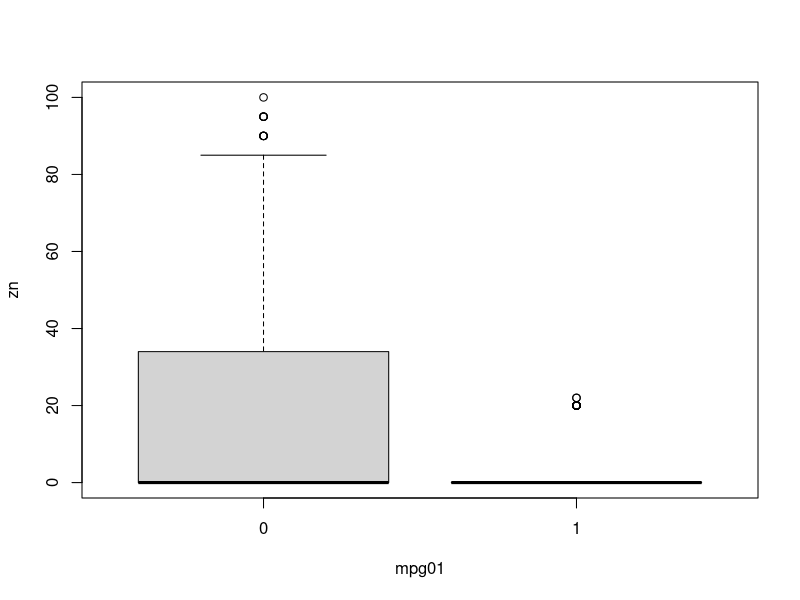
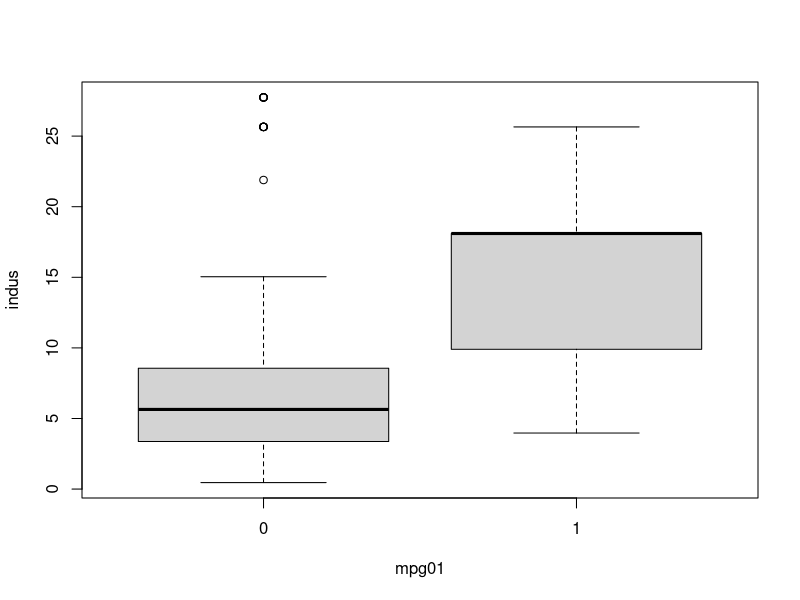
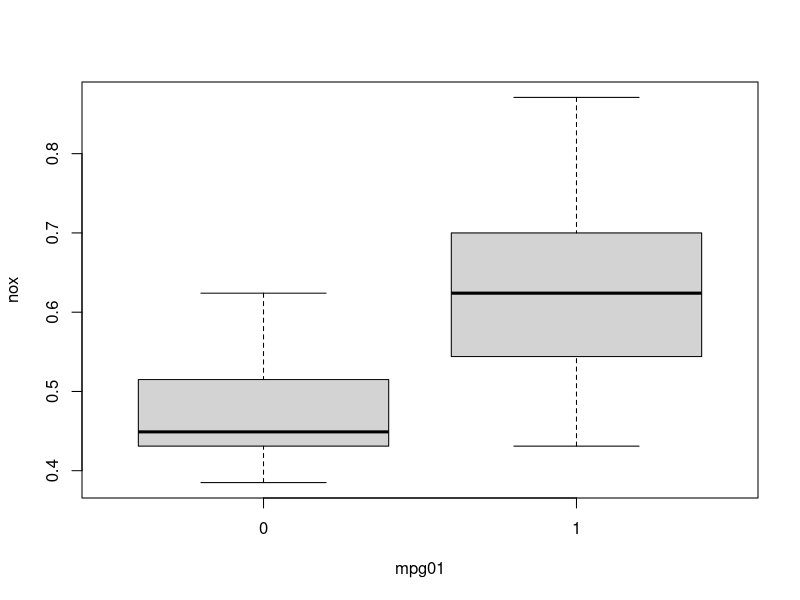
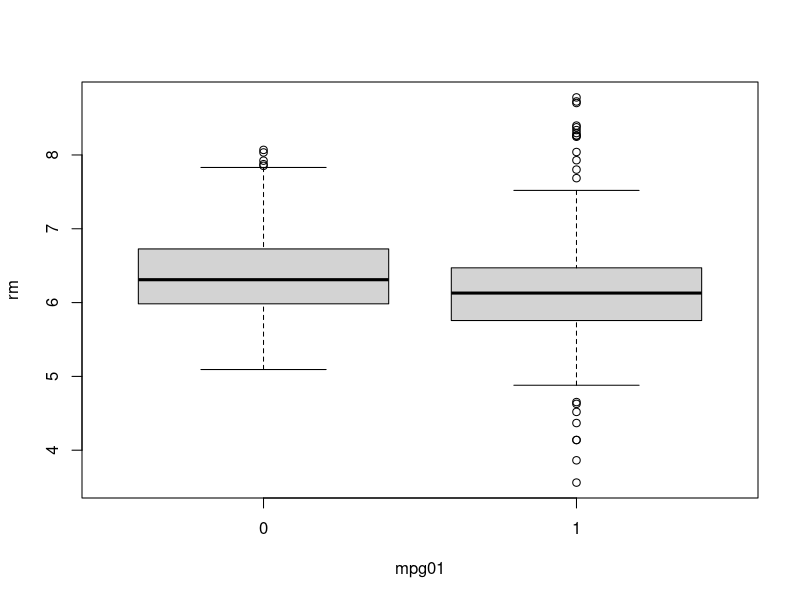
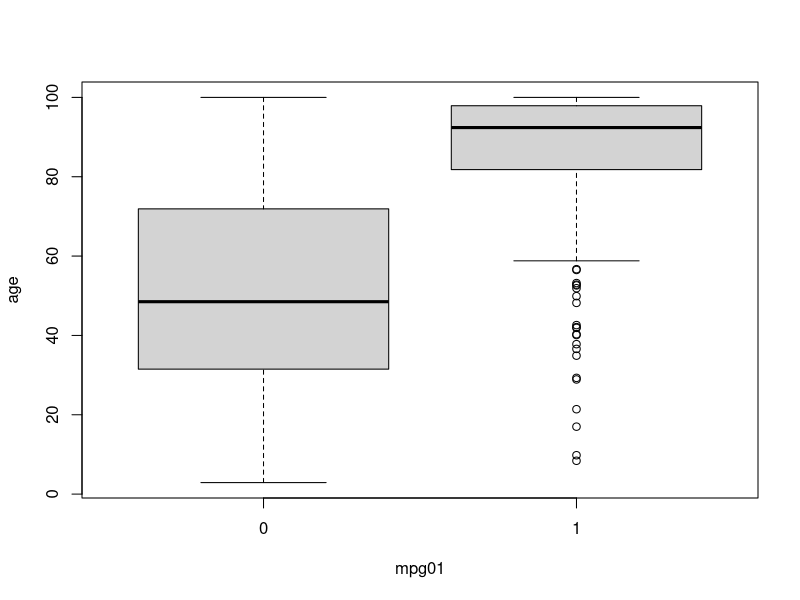
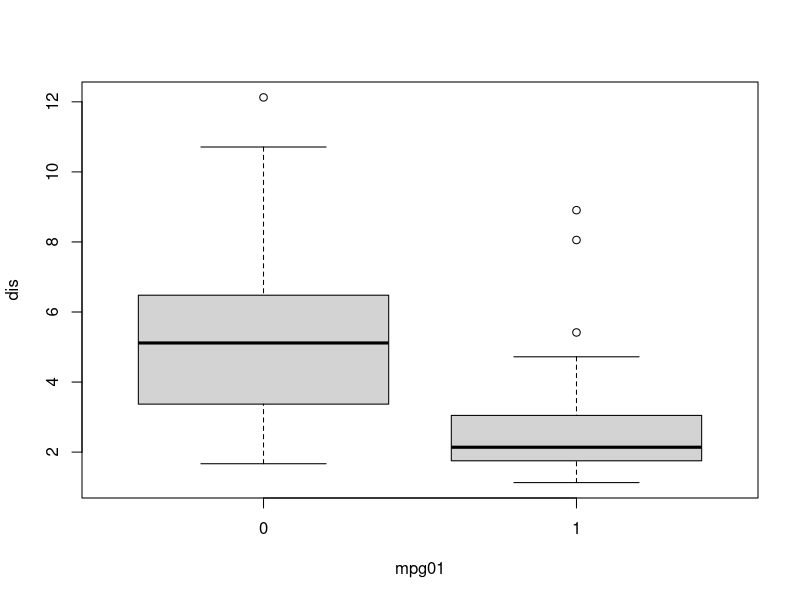
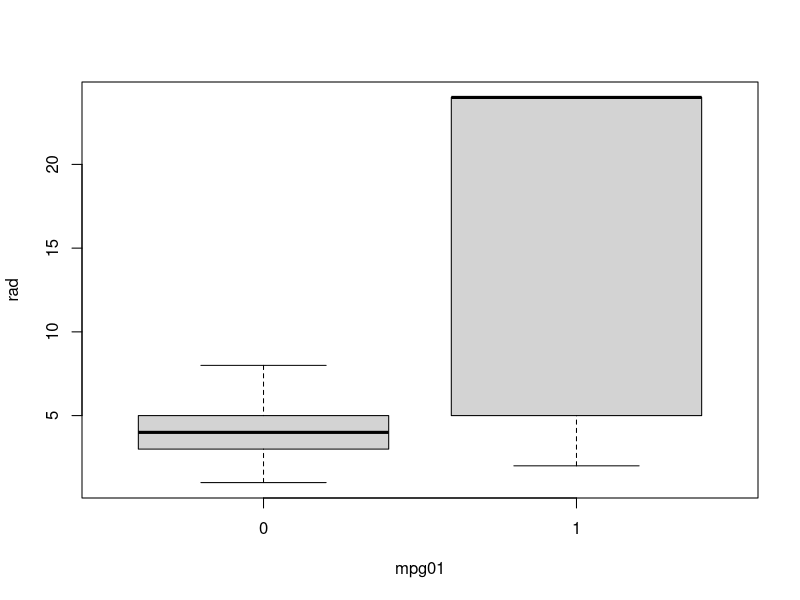
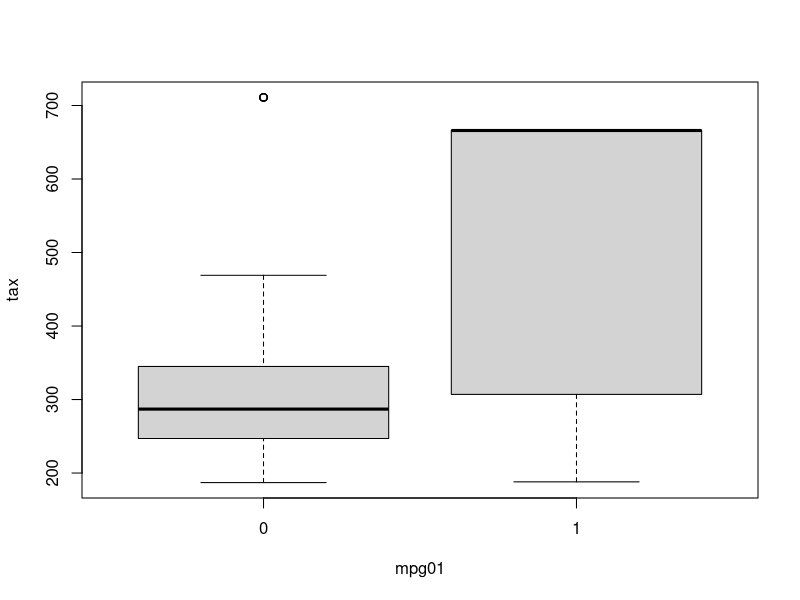

Reproduce these figures in R, in order.
# ============================================
# An Introduction to Statistical Learning
#           Chapter 4
#
# R-Code for Applied Exercises 13
#
# Author: Antonio Giannino
# ============================================ 
rm(list = ls());
#
# Using the Boston data set, fit classification models in order to predict 
# whether a given suburb has a crime rate above or below the median. Explore
# logistic regression, LDA, and KNN models using various sub-sets of the 
# predictors. Describe your findings.
library(MASS)
attach(Boston)
summary(Boston)
head(Boston)
crime01 <-  rep(0, length(crim))
crime01[crim > median(crim)] <- 1
Boston <- data.frame(Boston, crime01)
cor(Boston)

plot(as.factor(crime01), zn, xlab = "mpg01", ylab = "zn")
plot(as.factor(crime01), indus, xlab = "mpg01", ylab = "indus")
plot(as.factor(crime01), nox, xlab = "mpg01", ylab = "nox")
plot(as.factor(crime01), rm, xlab = "mpg01", ylab = "rm")
plot(as.factor(crime01), age, xlab = "mpg01", ylab = "age")
plot(as.factor(crime01), dis, xlab = "mpg01", ylab = "dis")
plot(as.factor(crime01), rad, xlab = "mpg01", ylab = "rad")
plot(as.factor(crime01), tax, xlab = "mpg01", ylab = "tax")
plot(as.factor(crime01), ptratio, xlab = "mpg01", ylab = "ptratio")

smp_size <- floor(0.7 * nrow(Boston))
set.seed(123)
train.ind <- sample(seq_len(nrow(Boston)), size = smp_size)
train <- Boston[train.ind, ]
test <- Boston[-train.ind, ]
crime01.train <- crime01[train.ind]
crime01.test <- crime01[-train.ind]

library("MASS")
lda <-  lda(crime01 ~ . - crime01 - crim, data = train)
lda.pred <-  predict(lda, test)
conf1 <- table(lda.pred$class, crime01.test)
conf1
paste0("Accuracy: " , round(sum(diag(conf1))/sum(conf1), digits = 3))
paste0("Test Error Rate: ", round(1-sum(diag(conf1))/sum(conf1), digits = 3))
paste0("Specificity: ", round(1-conf1[3]/sum(conf1[1,]), digits = 3)) 
paste0("Precision: ", round(conf1[4]/sum(conf1[,2]) , digits = 3)) 
paste0("Recall: ", round(conf1[4]/sum(conf1[2,]), digits = 3)) 

qda <-  qda(crime01 ~ . - crime01 - crim, data = train)
qda.pred <-  predict(qda, test)
conf2 <- table(qda.pred$class, crime01.test)
conf2
paste0("Accuracy: " , round(sum(diag(conf2))/sum(conf2), digits = 3))
paste0("Test Error Rate: ", round(1-sum(diag(conf2))/sum(conf2), digits = 3))
paste0("Specificity: ", round(1-conf2[3]/sum(conf2[1,]), digits = 3)) 
paste0("Precision: ", round(conf2[4]/sum(conf2[,2]) , digits = 3)) 
paste0("Recall: ", round(conf2[4]/sum(conf2[2,]), digits = 3)) 

log <- glm(crime01 ~. - crime01 - crim , data = train, family = binomial)
summary(log)
log.probs <- predict(log, test, type = "response")
log.pred <- rep(0, length(log.probs))
log.pred[log.probs > 0.5] <- 1
conf3 <- table(log.pred, crime01.test)
conf3
paste0("Accuracy: " , round(sum(diag(conf3))/sum(conf3), digits = 3))
paste0("Test Error Rate: ", round(1-sum(diag(conf3))/sum(conf3), digits = 3))
paste0("Specificity: ", round(1-conf3[3]/sum(conf3[1,]), digits = 3)) 
paste0("Precision: ", round(conf3[4]/sum(conf3[,2]) , digits = 3)) 
paste0("Recall: ", round(conf3[4]/sum(conf3[2,]), digits = 3)) 

library("class")
train.knn = cbind(zn, indus, chas, nox, rm, age, dis, rad, tax, ptratio, black, 
                  lstat, medv)[train.ind, ]
test.knn = cbind(zn, indus, chas, nox, rm, age, dis, rad, tax, ptratio, black, 
                 lstat, medv)[-train.ind, ]
set.seed(1)
knn.pred <-  knn(train.knn, test.knn, crime01.train, k = 10)
#k = 1
knn1.pred = knn(train.knn, test.knn, crime01.train, k = 1)
conf4 <- table(knn1.pred, crime01.test)
conf4
paste0("Accuracy: " , round(sum(diag(conf4))/sum(conf4), digits = 3))
paste0("Test Error Rate: ", round(1-sum(diag(conf4))/sum(conf4), digits = 3))
paste0("Specificity: ", round(1-conf4[3]/sum(conf4[1,]), digits = 3)) 
paste0("Precision: ", round(conf4[4]/sum(conf4[,2]) , digits = 3)) 
paste0("Recall: ", round(conf4[4]/sum(conf4[2,]), digits = 3)) 
#k = 10
knn10.pred = knn(train.knn, test.knn, crime01.train, k = 10)
conf5 <- table(knn10.pred, crime01.test)
conf5
paste0("Accuracy: " , round(sum(diag(conf5))/sum(conf5), digits = 3))
paste0("Test Error Rate: ", round(1-sum(diag(conf5))/sum(conf5), digits = 3))
paste0("Specificity: ", round(1-conf5[3]/sum(conf5[1,]), digits = 3)) 
paste0("Precision: ", round(conf5[4]/sum(conf5[,2]) , digits = 3)) 
paste0("Recall: ", round(conf5[4]/sum(conf5[2,]), digits = 3)) 
#k = 100
knn100.pred = knn(train.knn, test.knn, crime01.train, k = 100)
conf6 <- table(knn100.pred, crime01.test)
conf6
paste0("Accuracy: " , round(sum(diag(conf6))/sum(conf6), digits = 3))
paste0("Test Error Rate: ", round(1-sum(diag(conf6))/sum(conf6), digits = 3))
paste0("Specificity: ", round(1-conf6[3]/sum(conf6[1,]), digits = 3)) 
paste0("Precision: ", round(conf6[4]/sum(conf6[,2]) , digits = 3)) 
paste0("Recall: ", round(conf6[4]/sum(conf6[2,]), digits = 3)) 


